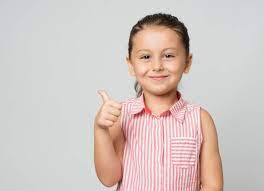
#> input picture dl face recognition model/download5.jpg, 264 x 191 px
$ jupyter execute --allow-errors 'face recognition model.ipynb'
#> lines starting #> are read from the running program, lines starting #| are printed output that depends on the picture
[cell 1]
import cv2   as cv2
import numpy as np

person1 = cv2.imread('download5.jpg')
#> person1 is the input picture: shape (191, 264, 3); mean B, G, R 194.1, 198.4, 210.6
person2 = cv2.imread('leo1.jpg')
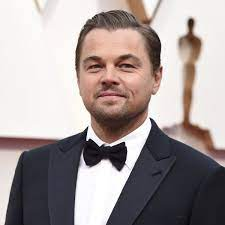
#> input picture dl face recognition model/leo1.jpg, 225 x 225 px
#> person2 is the input picture: shape (225, 225, 3); mean B, G, R 153.6, 154.6, 165.3
person3 = cv2.imread('leo3.jpg')
person4 = cv2.imread('download4.jpg')
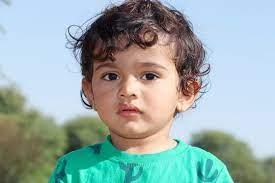
#> input picture dl face recognition model/download4.jpg, 275 x 183 px
#> person4 is the input picture: shape (183, 275, 3); mean B, G, R 170.6, 172, 153.1

person1_gray = cv2.cvtColor(person1, cv2.COLOR_BGR2GRAY)
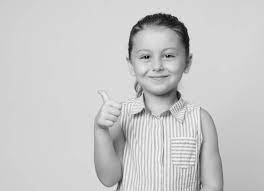
#> person1_gray: shape (191, 264); min 7, max 251, mean 201.4
person2_gray = cv2.cvtColor(person2, cv2.COLOR_BGR2GRAY)
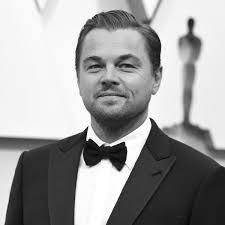
#> person2_gray: shape (225, 225); min 1, max 255, mean 157.6
#> (the rest of this cell did not finish here and is left out)
